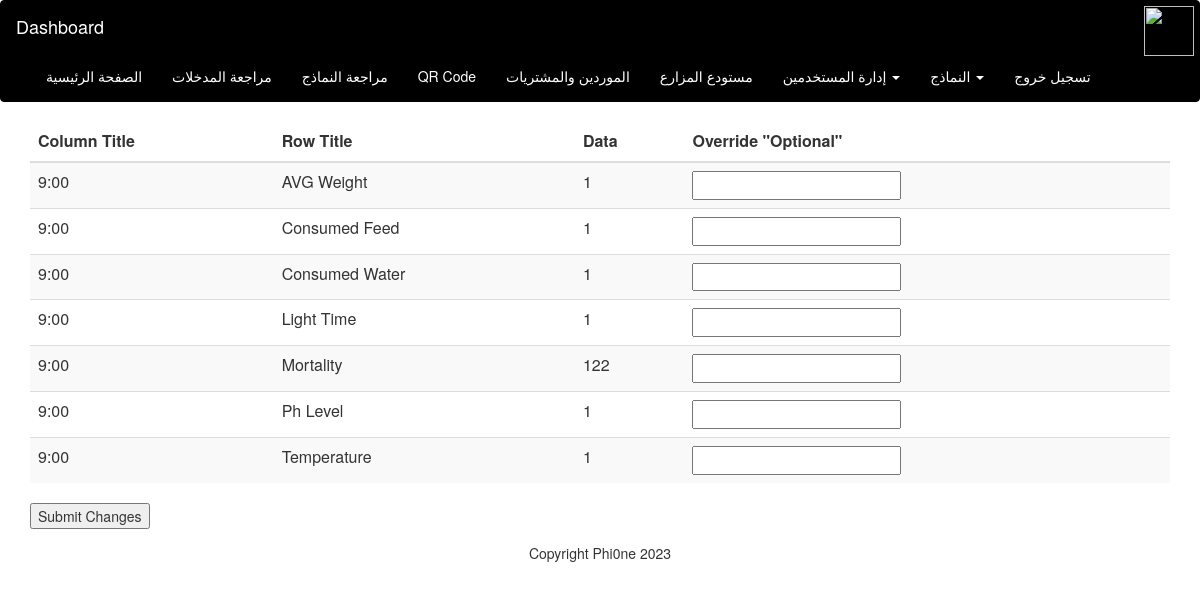
Before: /view_form_id/2 with the older database file.
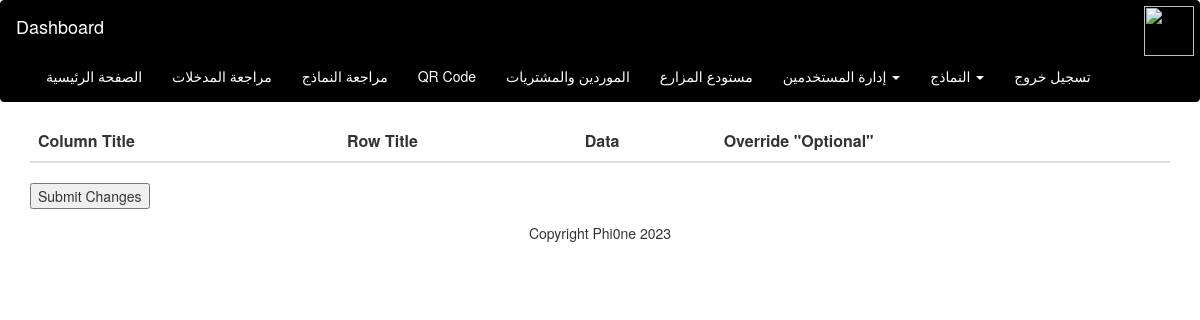
After: the same page with the newer database file.
### model.py (models this page shows, shortened)
class SubmittedData(db.Model):
    __tablename__ = 'submitted_data'
    template_id = Column(Integer, ForeignKey("template_row.template_id"), primary_key=True)
    row_title = Column(String, ForeignKey("template_row.row_title"), primary_key=True)
    form_id = Column(Integer, ForeignKey("form_columns.form_id"), primary_key=True)
    column_title = Column(String, ForeignKey("form_columns.column_title"), primary_key=True)
    data = Column(String)
    __table_args__ = (PrimaryKeyConstraint('template_id', 'row_title', 'form_id', 'column_title'),)

### app.py (the view, shortened to what this page needs)
@app.route('/view_form_id/<form_id>', methods=['GET', 'POST'])
def view_form_id(form_id):
    submitted_data = SubmittedData.query.filter_by(form_id=form_id).all()
    template_type = request.args.get("template_type")
    return render_template("view_form_id.html", submitted_data=submitted_data, template_type=template_type,
                           form_id=form_id)

### templates/view_form_id.html
{% extends "base.html" %}
{% block content %}
<div class="container">
    <form action="{{ url_for('view_form_id', form_id=form_id) }}" method="post">
        <table class="table table-striped">
            <thead>
                <tr>
                    <th>Column Title</th>
                    <th>Row Title</th>
                    <th>Data</th>
                    <th>Override "Optional"</th>
                </tr>
            </thead>
            <tbody>
                {% for data in submitted_data %}
                <tr>
                    <td>{{ data.row_title }}</td>
                    <td>{{ data.column_title }}</td>
                    <td>{{ data.data }}</td>
                    <td><input type="text" name="{{ data.template_id }}_{{ data.row_title }}_{{ data.form_id }}_{{ data.column_title }}" value=""></td>
                </tr>
                {% endfor %}
            </tbody>
        </table>
        <input type="submit" value="Submit Changes">
    </form>
</div>
{% endblock %}

Changed rows visible on the page:
no longer on this page (row edited): SubmittedData: row_title "9:00", column_title "AVG Weight", data "1"
no longer on this page (row edited): SubmittedData: row_title "9:00", column_title "Consumed Feed", data "1"
no longer on this page (row edited): SubmittedData: row_title "9:00", column_title "Consumed Water", data "1"
no longer on this page (row edited): SubmittedData: row_title "9:00", column_title "Light Time", data "1"
no longer on this page (row edited): SubmittedData: row_title "9:00", column_title "Mortality", data "122"
no longer on this page (row edited): SubmittedData: row_title "9:00", column_title "Ph Level", data "1"
no longer on this page (row edited): SubmittedData: row_title "9:00", column_title "Temperature", data "1"
